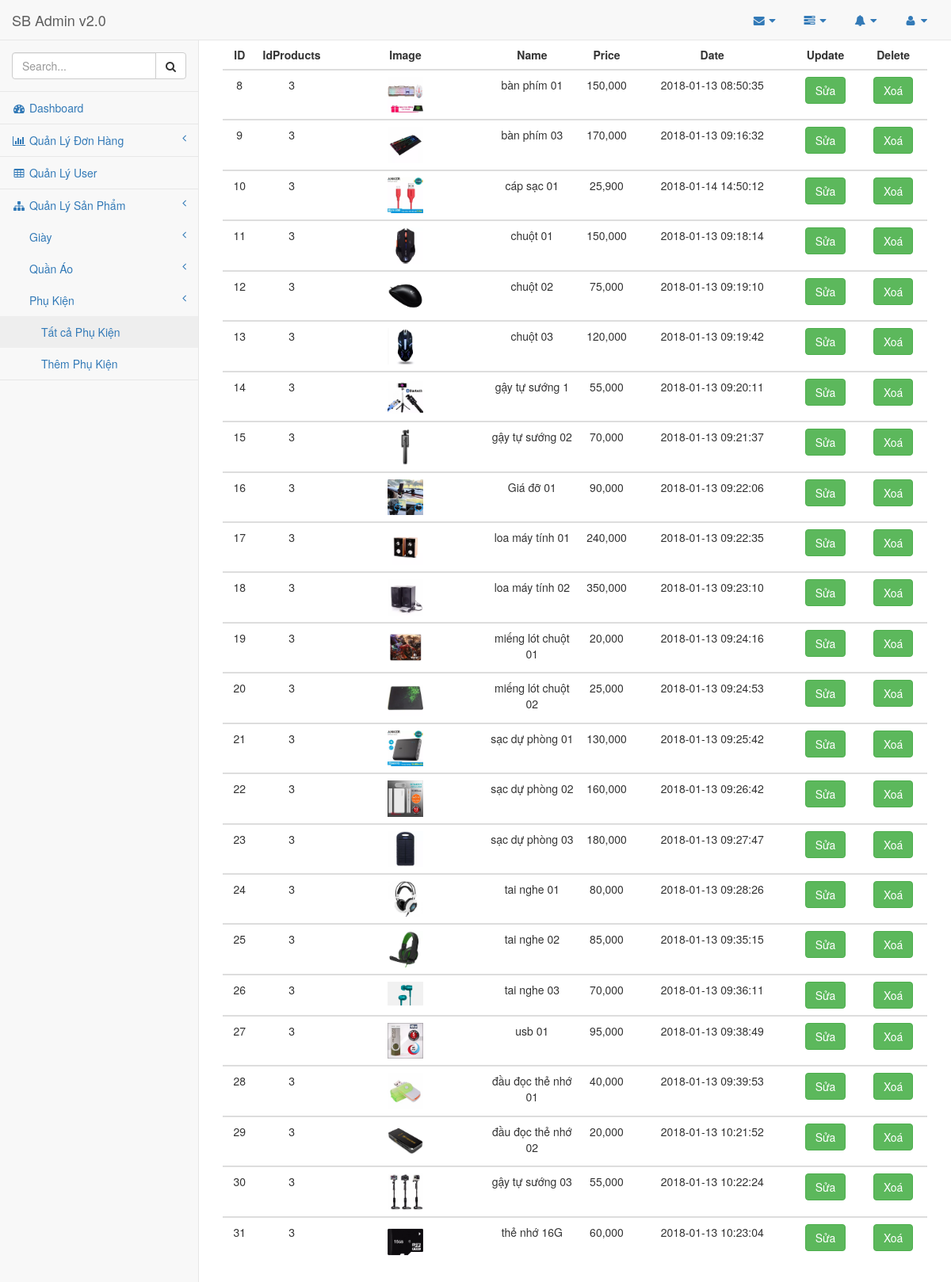
/Views/admin/pages/allothers.php, run on an earlier commit of the app's database.
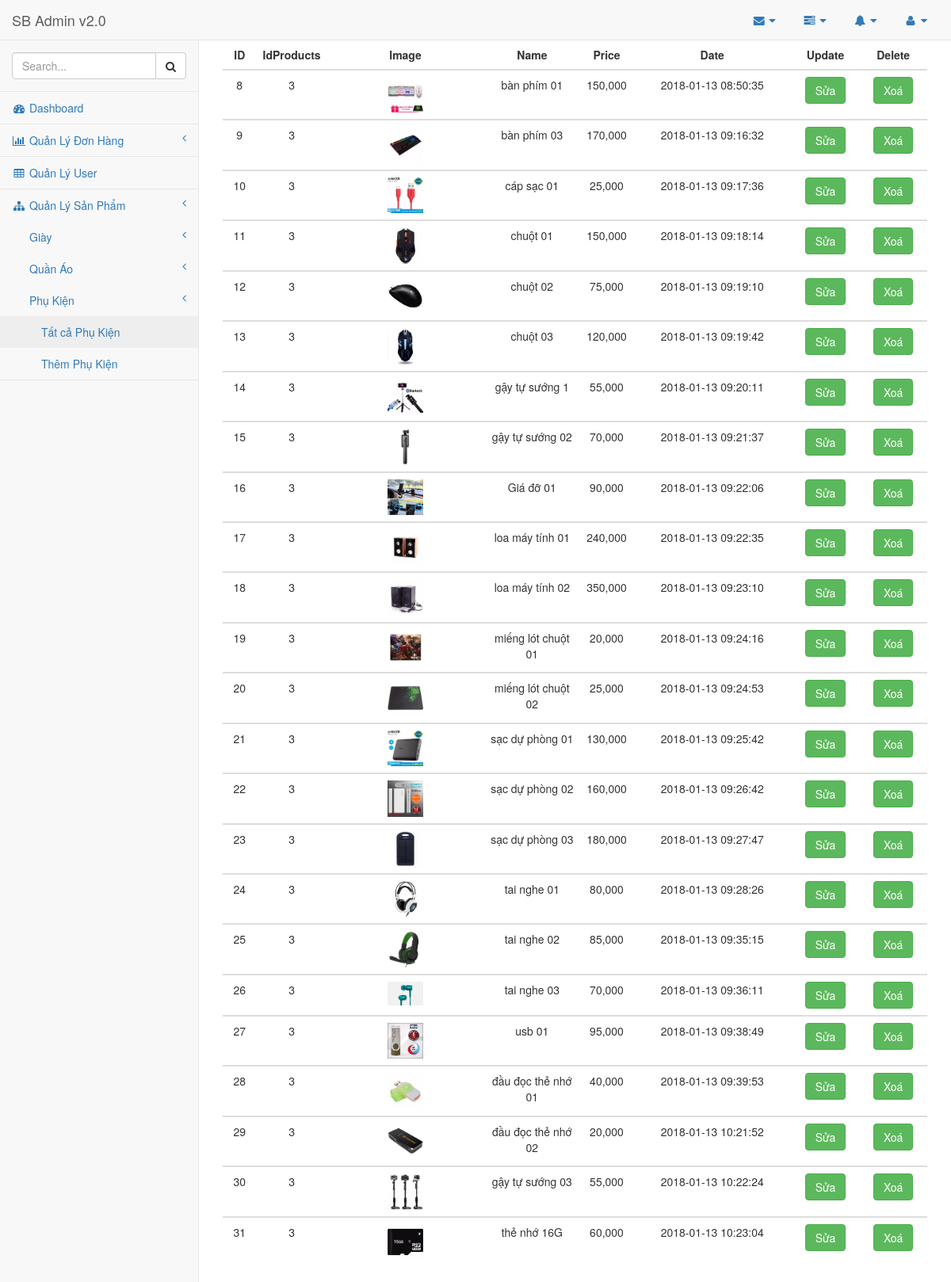
And on a later commit of the database.
### tables this page shows
CREATE TABLE `others` (
  `id` int(11) NOT NULL,
  `idproducts` int(11) NOT NULL,
  `image` varchar(250) NOT NULL,
  `name` varchar(250) NOT NULL,
  `price` int(50) NOT NULL,
  `date` datetime NOT NULL
);

### models/database.php (called while the page is built, shortened)
<?php
	class database
	{
		protected $row = array();
		public function selectDB1($con,$sql)
		{
			$result = mysqli_query($con,$sql);
			if(mysqli_num_rows($result) > 0)
			{
				while($row = mysqli_fetch_assoc($result))
				{
					$this->row[$row['id']] = $row;
				}
				return $this->row;
			}
			else
				echo "Số dòng < 0";
		}
	}
 ?>

### models/mSelectAllAdmin.php (called while the page is built, shortened)
<?php
	include_once '../../../models/database.php';
	class mSelectAllAdmin extends database
	{
		public function SelectAllAdmin($sql)
		{
			$conn = parent::getcon();
			$list = parent::selectDB1($conn, $sql);
			return $list;
		}
	}
 ?>

### controllers/cSelectAllAdmin.php (called while the page is built, shortened)
<?php
	class cSelectAllAdmin
	{
		public function SelectAllAdmin($sql)
		{
			include_once '../../../models/mSelectAllAdmin.php';
			$temp = new mSelectAllAdmin();
			$list = $temp->SelectAllAdmin($sql);
			return $list;
		}
	}
 ?>

### Views/admin/pages/allothers.php (the view, shortened to what this page needs)
<?php
    include 'header.php';
    include 'leftcontent.php';
 ?>
 <div id="page-wrapper">
<?php
    include '../../../controllers/cSelectAllAdmin.php';
    $sql = "SELECT * FROM others";
    $temp = new cSelectAllAdmin();
    $list = $temp->SelectAllAdmin($sql);
 ?>
  <div class="table-responsive">
            <table class="table table-hover">
                <thead>
                    <tr>
                         <th style="width: 01%;text-align: center">ID</th>
                         <th style="width: 01%;text-align: center">IdProducts</th>
                         <th style="width: 025%;text-align: center">Image</th>
                         <th style="width: 015%;text-align: center">Name</th>
                         <th style="width: 05%;text-align: center">Price</th>
                         <th style="width: 025%;text-align: center">Date</th>
                         <th style="width: 010%;text-align: center">Update</th>
                         <th style="width: 010%;text-align: center">Delete</th>
                    </tr>
                 </thead>
<?php foreach ($list as $allothers): ?>
                <tbody>
                     <tr>
                         <td style="width: 05%;text-align: center"><?php echo $allothers['id']?></td>
                         <td style="width: 05%;text-align: center"><?php echo $allothers['idproducts']?></td>
                         <td style="width: 05%;text-align: center"><img src="../../../public/images/<?php echo $allothers['image']?>"  style="width: 25%"></td>
                         <td style="width: 015%;text-align: center"><?php echo $allothers['name']?></td>
                         <td style="width: 05%;text-align: center"><?php echo number_format($allothers['price'])?></td>
                         <td style="width: 025%;text-align: center"><?php echo $allothers['date']?></td>
                         <td style="width: 10%;text-align: center"><a href=""><button type="button" class="btn btn-success">Sửa</button></a></td>
                         <td style="width: 10%;text-align: center"> <a href=""> <button type="button" class="btn btn-success">Xoá</button></a></td>
                     </tr>
                 </tbody>
<?php endforeach; ?>
            </table>
        </div>
 </div>
</body>
</html>

What changed in the data, as far as the page shows it:
changed others "cáp sạc 01": price "25,900" → "25,000"; date "2018-01-14 14:50:12" → "2018-01-13 09:17:36"
